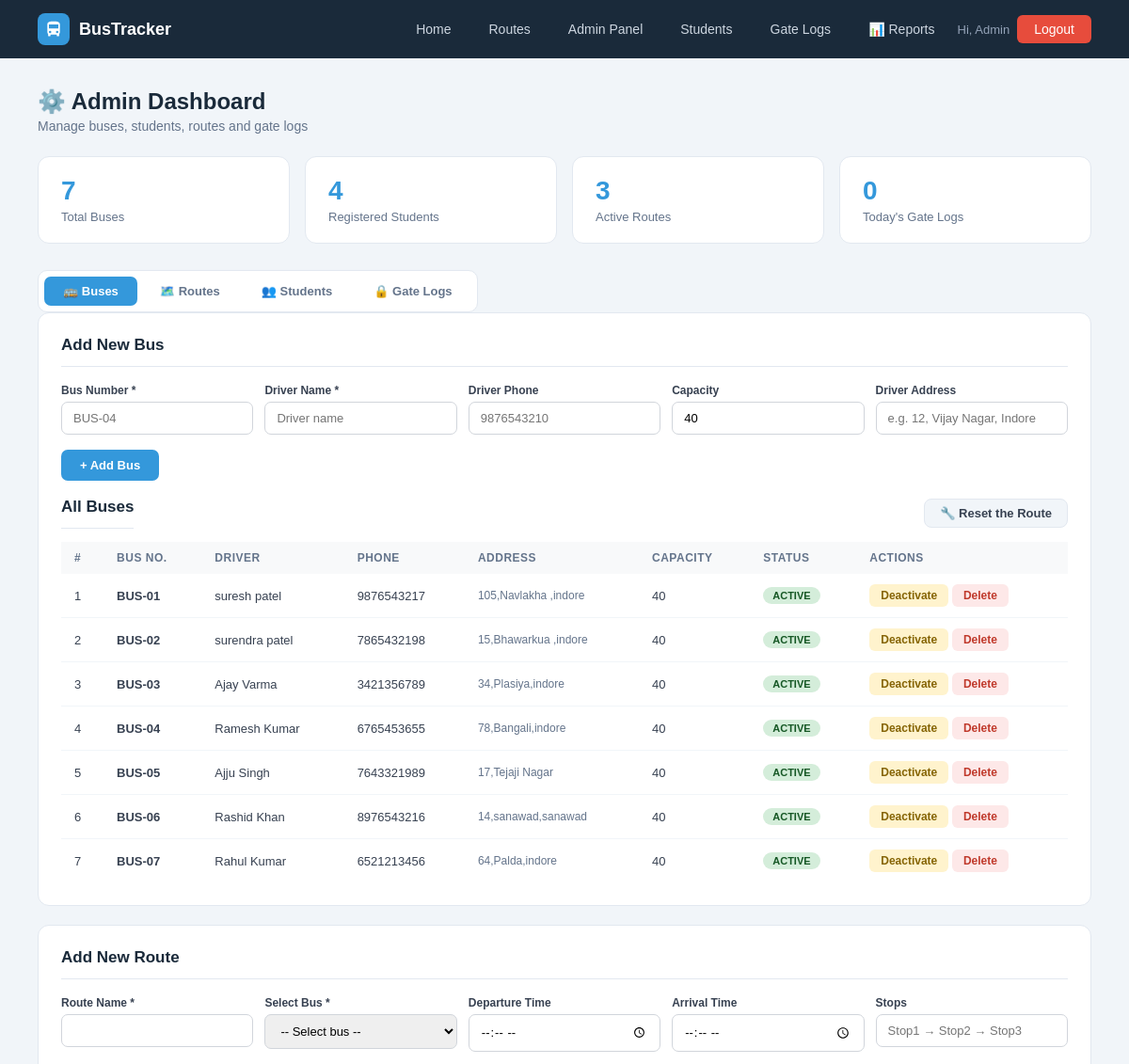
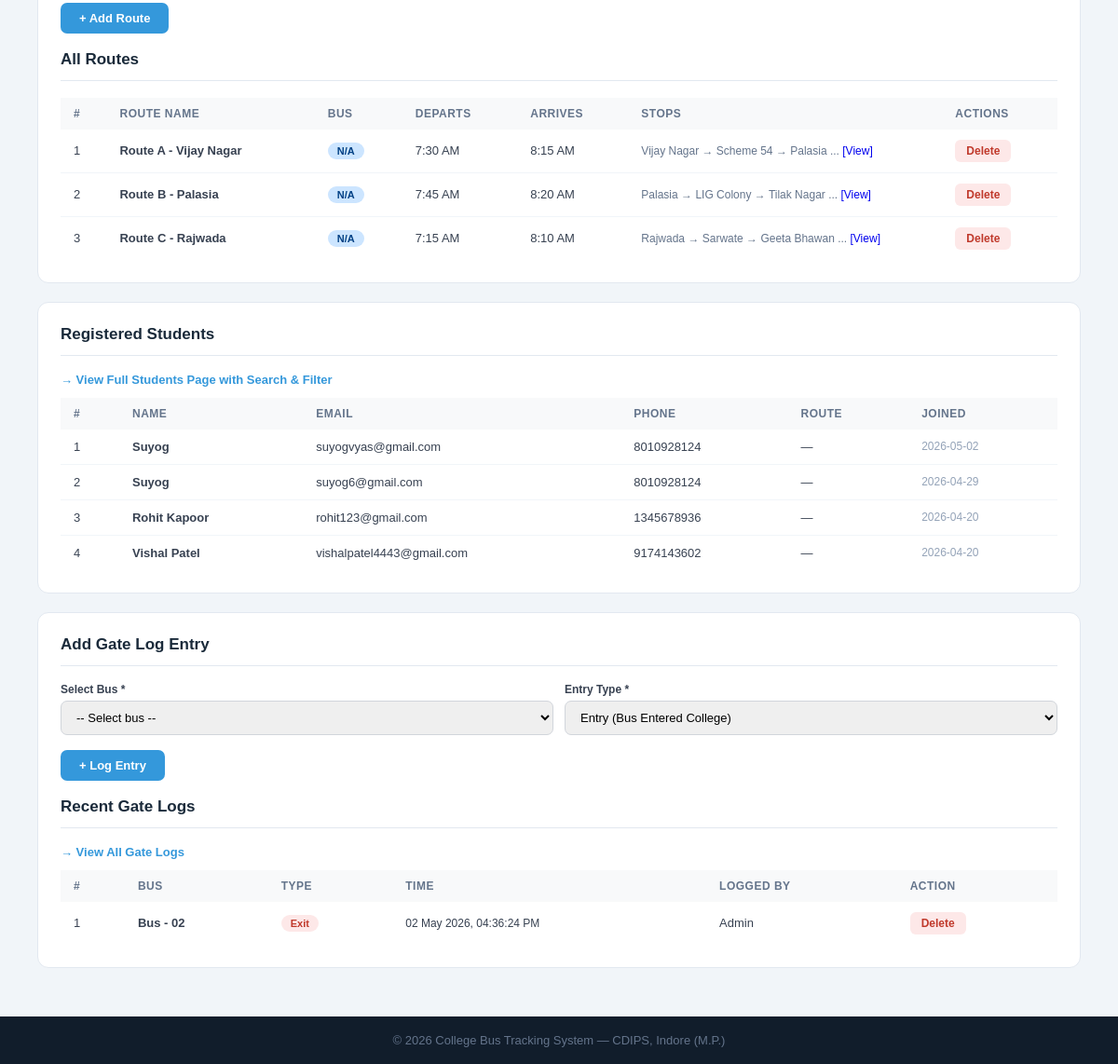
Page /admin (signed in) on the earlier database version (2 pictures, top to bottom).
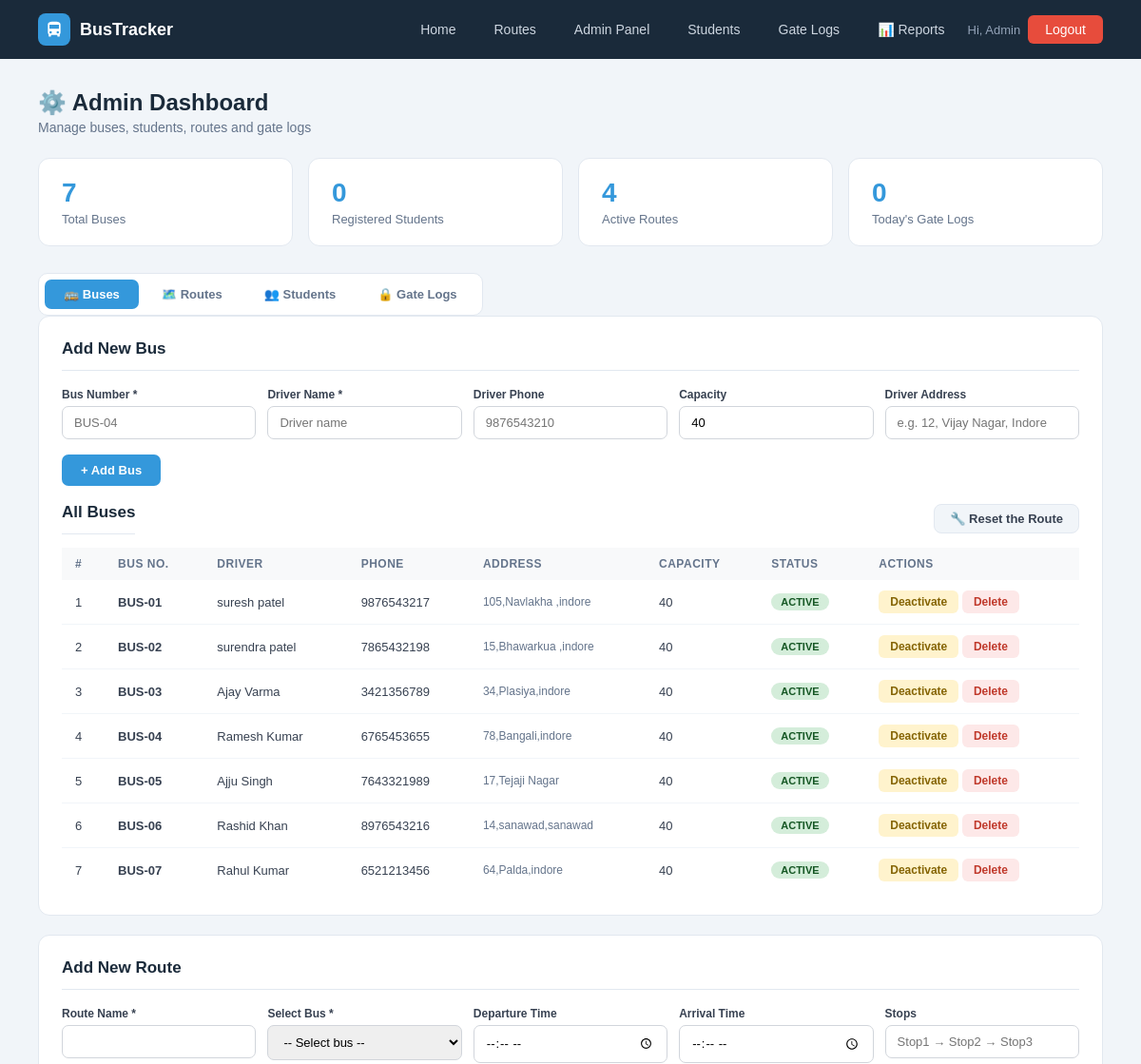
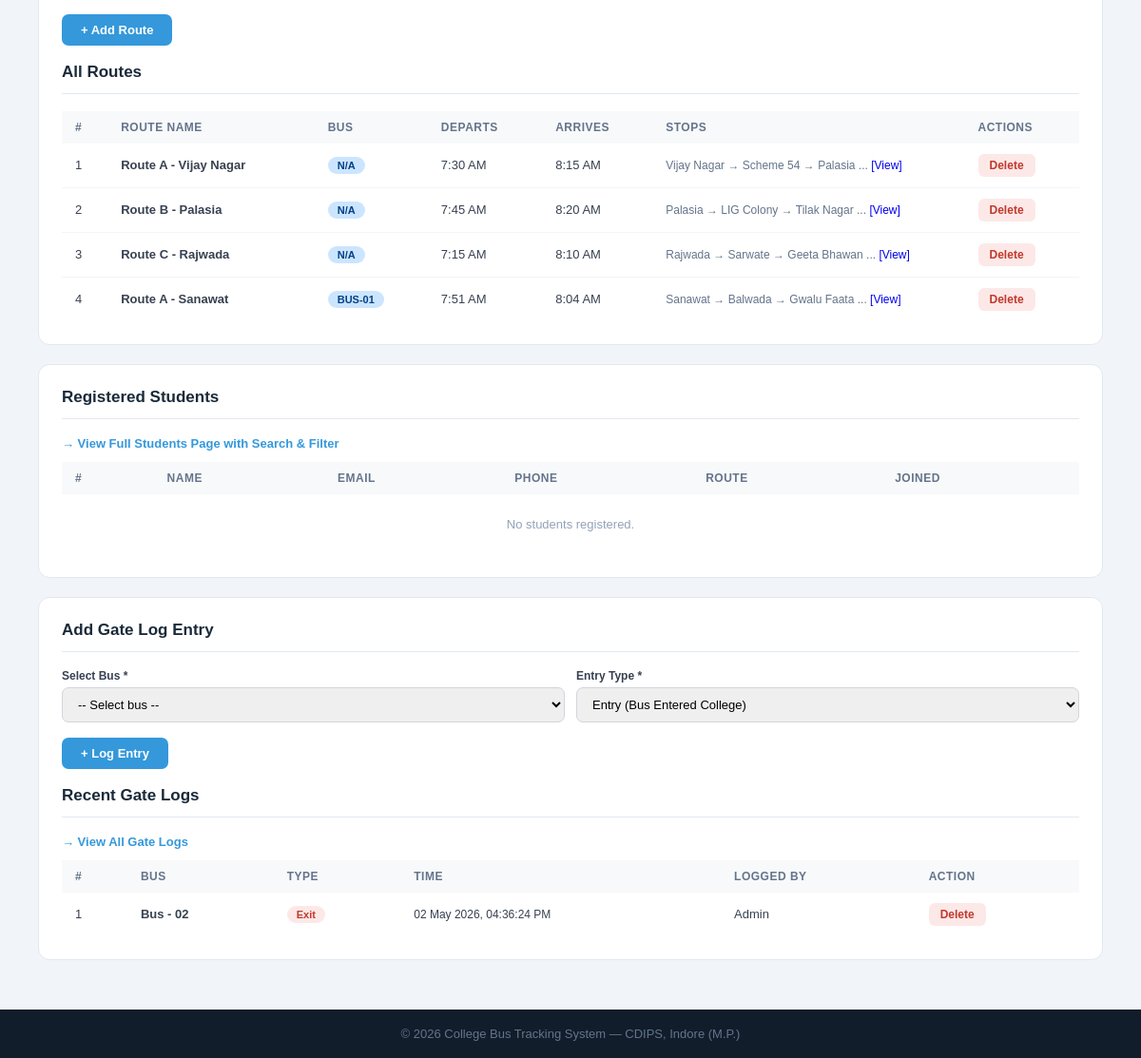
Same page on the later database version (2 pictures, top to bottom).
### tables this page shows
CREATE TABLE gate_logs (
        id INTEGER PRIMARY KEY AUTOINCREMENT,
        bus_id INTEGER, bus_number TEXT, entry_type TEXT,
        log_time TIMESTAMP DEFAULT CURRENT_TIMESTAMP,
        noted_by TEXT DEFAULT 'System',
        FOREIGN KEY(bus_id) REFERENCES buses(id));

CREATE TABLE buses (
        id INTEGER PRIMARY KEY AUTOINCREMENT,
        bus_number TEXT UNIQUE NOT NULL, driver_name TEXT NOT NULL,
        driver_phone TEXT, capacity INTEGER DEFAULT 40,
        status TEXT DEFAULT 'active',
        current_lat REAL DEFAULT 22.7196, current_lng REAL DEFAULT 75.8577, driver_address TEXT);

CREATE TABLE routes (
        id INTEGER PRIMARY KEY AUTOINCREMENT,
        route_name TEXT NOT NULL, bus_id INTEGER,
        start_point TEXT, end_point TEXT,
        departure_time TEXT, arrival_time TEXT, stops TEXT, original_bus_id INTEGER,
        FOREIGN KEY(bus_id) REFERENCES buses(id));

CREATE TABLE users (
        id INTEGER PRIMARY KEY AUTOINCREMENT,
        name TEXT NOT NULL, email TEXT UNIQUE NOT NULL,
        password TEXT NOT NULL, role TEXT DEFAULT 'student',
        phone TEXT, route_id INTEGER,
        created_at TIMESTAMP DEFAULT CURRENT_TIMESTAMP);

### app.py (the view)
@app.route('/admin')
@admin_required
def admin_dashboard():
    db = get_db()
    buses    = db.execute("SELECT * FROM buses").fetchall()
    students = db.execute('''SELECT u.*,r.route_name FROM users u
                             LEFT JOIN routes r ON u.route_id=r.id
                             WHERE u.role='student' ORDER BY u.created_at DESC''').fetchall()
    routes   = db.execute("SELECT r.*,b.bus_number FROM routes r LEFT JOIN buses b ON r.bus_id=b.id").fetchall()
    logs     = db.execute("SELECT * FROM gate_logs ORDER BY log_time DESC LIMIT 15").fetchall()
    stats = dict(
        total_buses=db.execute("SELECT COUNT(*) FROM buses").fetchone()[0],
        total_students=db.execute("SELECT COUNT(*) FROM users WHERE role='student'").fetchone()[0],
        total_routes=db.execute("SELECT COUNT(*) FROM routes").fetchone()[0],
        today_logs=db.execute("SELECT COUNT(*) FROM gate_logs WHERE DATE(log_time)=DATE('now')").fetchone()[0])
    db.close(); return render_template('admin.html', buses=buses, students=students, routes=routes, logs=logs, stats=stats)

### templates/admin.html (shortened to what this page needs)
{% extends "base.html" %}
{% block content %}
<div class="page">
    <div class="page-header">
        <div style="display:flex;gap:12px;align-items:flex-start;flex-wrap:wrap;justify-content:space-between;">
            <div>
                <h1>⚙️ Admin Dashboard</h1>
                <p>Manage buses, students, routes and gate logs</p>
            </div>
        </div>
    </div>
    <div class="stat-cards">
        <div class="stat-card"><div class="num">{{ stats.total_buses }}</div><div class="lbl">Total Buses</div></div>
        <div class="stat-card"><div class="num">{{ stats.total_students }}</div><div class="lbl">Registered Students</div></div>
        <div class="stat-card"><div class="num">{{ stats.total_routes }}</div><div class="lbl">Active Routes</div></div>
        <div class="stat-card"><div class="num">{{ stats.today_logs }}</div><div class="lbl">Today's Gate Logs</div></div>
    </div>
    <div class="tab-wrap">
        <div class="tab-labels">
            <label for="tab-buses">🚌 Buses</label>
            <label for="tab-routes">🗺️ Routes</label>
            <label for="tab-students">👥 Students</label>
            <label for="tab-logs">🔒 Gate Logs</label>
        </div>
        <div class="tab-contents">
            <div class="panel" id="content-buses">
                <h2>Add New Bus</h2>
                <form method="POST" action="{{ url_for('add_bus') }}">
                    <div class="form-row">
                        <div class="fg"><label>Bus Number *</label><input type="text" name="bus_number" placeholder="BUS-04" required></div>
                        <div class="fg"><label>Driver Name *</label><input type="text" name="driver_name" placeholder="Driver name" required></div>
                        <div class="fg"><label>Driver Phone</label><input type="tel" name="driver_phone" placeholder="9876543210" maxlength="10"></div>
                        <div class="fg"><label>Capacity</label><input type="number" name="capacity" value="40" min="10" max="60"></div>
                        <div class="fg" style="width:100%"><label>Driver Address</label><input type="text" name="driver_address" placeholder="e.g. 12, Vijay Nagar, Indore"></div>
                    </div>
                    <button type="submit" class="btn-add">+ Add Bus</button>
                </form>
                <br>
                <div style="display:flex;align-items:center;justify-content:space-between;margin-bottom:14px;">
                    <h2 style="margin:0;">All Buses</h2>
                    <a href="{{ url_for('fix_routes') }}"
                       onclick="return confirm('Are you sure you want to restore all routes to their original buses?')"
                       style="background:#f1f5f9;color:#374151;padding:7px 16px;border-radius:8px;font-size:13px;font-weight:600;text-decoration:none;border:1px solid #e2e8f0;">
                       🔧 Reset the Route
                    </a>
                </div>
                <table>
                    <thead><tr><th>#</th><th>Bus No.</th><th>Driver</th><th>Phone</th><th>Address</th><th>Capacity</th><th>Status</th><th>Actions</th></tr></thead>
                    <tbody>
                    {% for b in buses %}
                    <tr>
                        <td>{{ loop.index }}</td>
                        <td><b>{{ b.bus_number }}</b></td>
                        <td>{{ b.driver_name }}</td>
                        <td>{{ b.driver_phone or '—' }}</td>
                        <td style="font-size:12px;color:#64748b;max-width:160px;">{{ b.driver_address or '—' }}</td>
                        <td>{{ b.capacity }}</td>
                        <td><span class="badge {{ 'badge-green' if b.status=='active' else 'badge-red' }}">{{ b.status.upper() }}</span></td>
                        <td>
                            {% if b.status == 'active' %}
                            <a href="{{ url_for('bus_status', bid=b.id, status='inactive') }}" class="btn-sm btn-warning">Deactivate</a>
                            {% else %}
                            <a href="{{ url_for('bus_status', bid=b.id, status='active') }}" class="btn-sm btn-success">Activate</a>
                            {% endif %}
                            <a href="{{ url_for('delete_bus', bid=b.id) }}" class="btn-sm btn-danger">Delete</a>
                        </td>
                    </tr>
                    {% else %}
                    <tr><td colspan="7" style="text-align:center;color:#94a3b8;padding:24px">No buses found.</td></tr>
                    {% endfor %}
                    </tbody>
                </table>
            </div>
           <div class="panel" id="content-routes">
             <h2>Add New Route</h2>
             <form method="POST" action="{{ url_for('add_route') }}">
                <div class="form-row">
                    <div class="fg">
                        <label>Route Name *</label>
                        <input type="text" name="route_name" required>
                    </div>
                    <div class="fg">
                        <label>Select Bus *</label>
                        <select name="bus_id" required>
                            <option value="">-- Select bus --</option>
                        </select>
                    </div>
                    <div class="fg">
                        <label>Departure Time</label>
                        <input type="time" name="departure_time">
                    </div>
                    <div class="fg">
                        <label>Arrival Time</label>
                        <input type="time" name="arrival_time">
                    </div>
                    <div class="fg" style="width:100%">
                        <label>Stops</label>
                        <input type="text" name="stops" placeholder="Stop1 → Stop2 → Stop3">
                    </div>
                </div>
                <button type="submit" class="btn-add">+ Add Route</button>
            </form>
            <br>
             <h2>All Routes</h2>
             <table>
                <thead>
                    <tr>
                        <th>#</th>
                        <th>Route Name</th>
                        <th>Bus</th>
                        <th>Departs</th>
                        <th>Arrives</th>
                        <th>Stops</th>
                        <th>Actions</th>
                    </tr>
                </thead>
                <tbody>
                    {% for r in routes %}
                    <tr>
                        <td>{{ loop.index }}</td>
                        <td><b>{{ r.route_name }}</b></td>
                        <td><span class="badge badge-blue">{{ r.bus_number or 'N/A' }}</span></td>
                        <td>
                            {% if r.departure_time %}
                                {{ (r.departure_time[:2]|int % 12 or 12) }}:{{ r.departure_time[3:] }}
                                {{ 'AM' if r.departure_time[:2]|int < 12 else 'PM' }}
                            {% else %}
                                 —
                            {% endif %}
                        </td>
                        <td>
                            {% if r.arrival_time %}
                                {{ (r.arrival_time[:2]|int % 12 or 12) }}:{{ r.arrival_time[3:] }}
                                {{ 'AM' if r.arrival_time[:2]|int < 12 else 'PM' }}
                            {% else %}
                               —
                            {% endif %}
                        </td>
                        <td style="max-width:240px;font-size:12px;color:#64748b">
                        {% if r.stops %}
                        {% set stop_list = r.stops.replace(',','→').split('→') %}
                        {{ stop_list[0].strip() }}
                        {% if stop_list|length > 1 %} → {{ stop_list[1].strip() }}{% endif %}
                        {% if stop_list|length > 2 %} → {{ stop_list[2].strip() }}{% endif %}
                        {% if stop_list|length > 3 %}
                            ...
                            <a href="#" onclick="alert(`{{ r.stops }}`)">[View]</a>
                        {% endif %}
                {% else %}
                    —
                {% endif %}
            </td>
            <td>
                <a href="{{ url_for('delete_route', rid=r.id) }}"
                   onclick="return confirm('Are you sure you want to delete this route?')"
                   class="btn-sm btn-danger">
                   Delete
                </a>
            </td>
        </tr>
        {% else %}
        <tr>
            <td colspan="7" style="text-align:center;color:#94a3b8;padding:24px">
                No routes found.
            </td>
        </tr>
        {% endfor %}
        </tbody>
    </table>
</div>
            <div class="panel" id="content-students">
                <h2>Registered Students</h2>
                <p style="font-size:13px;color:#64748b;margin-bottom:12px">
                    <a href="{{ url_for('students_list') }}" style="color:#3498db;font-weight:bold">→ View Full Students Page with Search &amp; Filter</a>
                </p>
                <table>
                    <thead><tr><th>#</th><th>Name</th><th>Email</th><th>Phone</th><th>Route</th><th>Joined</th></tr></thead>
                    <tbody>
                    {% for s in students[:10] %}
                    <tr>
                        <td>{{ loop.index }}</td>
                        <td><b>{{ s.name }}</b></td>
                        <td>{{ s.email }}</td>
                        <td>{{ s.phone or '—' }}</td>
                        <td>{{ s.route_name or '—' }}</td>
                        <td style="font-size:12px;color:#94a3b8">{{ s.created_at[:10] if s.created_at else '—' }}</td>
                    </tr>
                    {% else %}
                    <tr><td colspan="6" style="text-align:center;color:#94a3b8;padding:24px">No students registered.</td></tr>
                    {% endfor %}
                    </tbody>
                </table>
            </div>
            <div class="panel" id="content-logs">
                <h2>Add Gate Log Entry</h2>
                <form method="POST" action="{{ url_for('add_gate_log') }}">
                    <div class="form-row">
                        <div class="fg">
                            <label>Select Bus *</label>
                            <select name="bus_id" required>
                                <option value="">-- Select bus --</option>
                            </select>
                        </div>
                        <div class="fg">
                            <label>Entry Type *</label>
                            <select name="entry_type" required>
                                <option value="Entry">Entry (Bus Entered College)</option>
                            </select>
                        </div>
                    </div>
                    <button type="submit" class="btn-add">+ Log Entry</button>
                </form>
                <br>
                <h2>Recent Gate Logs</h2>
                <p style="font-size:13px;color:#64748b;margin-bottom:12px">
                    <a href="{{ url_for('gate_logs_page') }}" style="color:#3498db;font-weight:bold">→ View All Gate Logs</a>
                </p>
                <table>
                    <thead><tr><th>#</th><th>Bus</th><th>Type</th><th>Time</th><th>Logged By</th><th>Action</th></tr></thead>
                    <tbody>
                    {% for l in logs %}
                    <tr>
                        <td>{{ loop.index }}</td>
                        <td><b>{{ l.bus_number }}</b></td>
                        <td><span class="badge {{ 'badge-in' if l.entry_type=='Entry' else 'badge-out' }}">{{ l.entry_type }}</span></td>
                        <td style="font-size:12px">{{ l.log_time }}</td>
                        <td>{{ l.noted_by }}</td>
                        <td>
                            <a href="{{ url_for('delete_gate_log', lid=l.id) }}"
                               onclick="return confirm('Delete this gate log entry?')"
                               class="btn-sm btn-danger">Delete</a>
                        </td>
                    </tr>
                    {% else %}
                    <tr><td colspan="6" style="text-align:center;color:#94a3b8;padding:24px">No gate logs yet.</td></tr>
                    {% endfor %}
                    </tbody>
                </table>
            </div>
        </div>
    </div>
</div>
{% endblock %}

### templates/base.html (shortened to what this page needs)
<!DOCTYPE html>
<html lang="en">
<head>
    <link rel="stylesheet" href="{{ url_for('static', filename='css/style.css') }}">
</head>
<body>
<nav>
    <div class="nav-logo">
        <div class="nav-logo-icon">
            <svg viewBox="0 0 24 24"><path d="M4 16c0 .88.39 1.67 1 2.22V20a1 1 0 001 1h1a1 1 0 001-1v-1h8v1a1 1 0 001 1h1a1 1 0 001-1v-1.78c.61-.55 1-1.34 1-2.22V6c0-3.5-3.58-4-8-4S4 2.5 4 6v10zm3.5 1a1.5 1.5 0 110-3 1.5 1.5 0 010 3zm9 0a1.5 1.5 0 110-3 1.5 1.5 0 010 3zM6 6h12v5H6V6z"/></svg>
        </div>
        <span>BusTracker</span>
    </div>
    <div class="nav-links">
        <a href="{{ url_for('home') }}">Home</a>
        <a href="{{ url_for('routes_page') }}">Routes</a>
        {% if 'admin' in session or 'student' in session %}
            {% if 'admin' in session %}
                <a href="{{ url_for('admin_dashboard') }}">Admin Panel</a>
                <a href="{{ url_for('students_list') }}">Students</a>
                <a href="{{ url_for('gate_logs_page') }}">Gate Logs</a>
                <a href="{{ url_for('admin_reports') }}">📊 Reports</a>
            {% endif %}
            <span style="color:#94a3b8;font-size:13px">
                Hi,
                {% if 'admin' in session %}
                {{ session['admin']['name'] }}
                {% else %}
                {{ session['student']['name'] }}
                {% endif %}
            </span>
            {% if 'admin' in session %}
            <a href="/logout/admin" class="btn-danger">Logout</a>
            {% else %}
            <a href="/logout/student" class="btn-danger">Logout</a>
            {% endif %}
        {% endif %}
    </div>
</nav>
{% block content %}{% endblock %}
<footer><p>© 2026 College Bus Tracking System — CDIPS, Indore (M.P.)</p></footer>
</body>
</html>

Differences in the rows shown:
removed users: name "Suyog", email "suyogvyas@gmail.com", phone "8010928124", route_name "—", created_at "2026-05-02"
removed users: name "Suyog", email "suyog6@gmail.com", phone "8010928124", route_name "—", created_at "2026-04-29"
removed users: name "Rohit Kapoor", email "rohit123@gmail.com", phone "1345678936", route_name "—", created_at "2026-04-20"
removed users: name "Vishal Patel", email "vishalpatel4443@gmail.com", phone "9174143602", route_name "—", created_at "2026-04-20"
added routes: route_name "Route A - Sanawat", bus_number "BUS-01", (r.departure_time[:2]|int%12or12) "7", departure_time "51", departure_time "AM", (r.arrival_time[:2]|int%12or12) "8", arrival_time "04", arrival_time "AM", start_point "Sanawat", stop_list "Balwada", stop_list "Gwalu Faata"
Other differences:
{{ stats.total_students }}: "4" → "0"
{{ stats.total_routes }}: "3" → "4"
text now shown: "No students registered."
